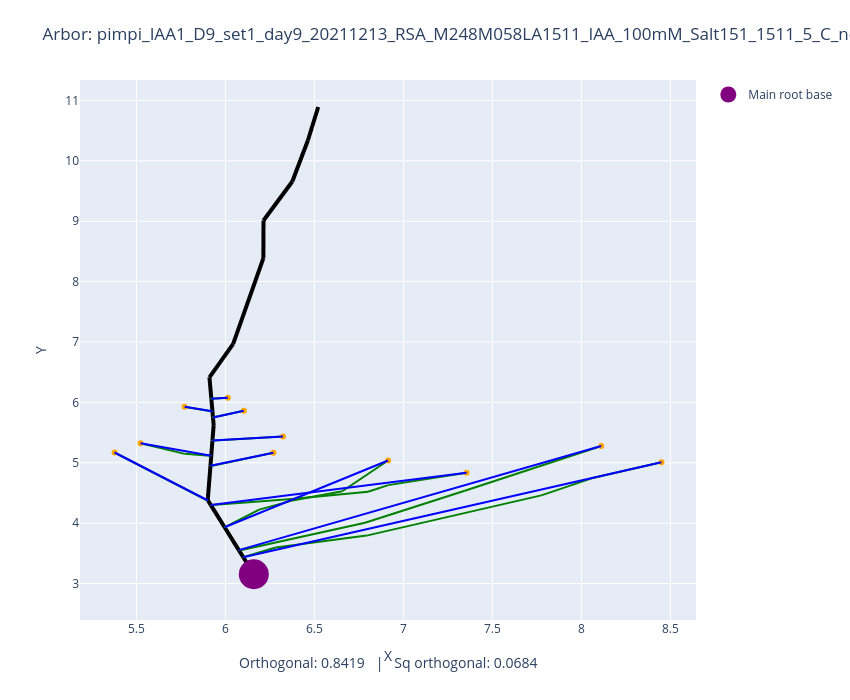

Notebook cell for this chart:
### Code cell
plot_arbors(fname, 0, 1)

### Figure 1 — Plotly figure (JSON) as saved in the notebook; plotly's stock layout.template omitted (floating-point values rounded to 4 significant figures)
{"data": [{"line": {"color": "black", "width": 4}, "mode": "lines", "showlegend": false, "type": "scatter", "x": [6.159, 6.1], "y": [3.154, 3.435]}, {"line": {"color": "black", "width": 4}, "mode": "lines", "showlegend": false, "type": "scatter", "x": [6.1, 6.075], "y": [3.435, 3.553]}, {"line": {"color": "black", "width": 4}, "mode": "lines", "showlegend": false, "type": "scatter", "x": [6.075, 5.995], "y": [3.553, 3.932]}, {"line": {"color": "black", "width": 4}, "mode": "lines", "showlegend": false, "type": "scatter", "x": [5.995, 5.918], "y": [3.932, 4.299]}, {"line": {"color": "black", "width": 4}, "mode": "lines", "showlegend": false, "type": "scatter", "x": [5.918, 5.902], "y": [4.299, 4.375]}, {"line": {"color": "black", "width": 4}, "mode": "lines", "showlegend": false, "type": "scatter", "x": [5.902, 5.901], "y": [4.375, 4.381]}, {"line": {"color": "black", "width": 4}, "mode": "lines", "showlegend": false, "type": "scatter", "x": [5.901, 5.916], "y": [4.381, 4.95]}, {"line": {"color": "black", "width": 4}, "mode": "lines", "showlegend": false, "type": "scatter", "x": [5.916, 5.92], "y": [4.95, 5.116]}, {"line": {"color": "black", "width": 4}, "mode": "lines", "showlegend": false, "type": "scatter", "x": [5.92, 5.927], "y": [5.116, 5.367]}, {"line": {"color": "black", "width": 4}, "mode": "lines", "showlegend": false, "type": "scatter", "x": [5.927, 5.934], "y": [5.367, 5.624]}, {"line": {"color": "black", "width": 4}, "mode": "lines", "showlegend": false, "type": "scatter", "x": [5.934, 5.93], "y": [5.624, 5.75]}, {"line": {"color": "black", "width": 4}, "mode": "lines", "showlegend": false, "type": "scatter", "x": [5.93, 5.927], "y": [5.75, 5.855]}, {"line": {"color": "black", "width": 4}, "mode": "lines", "showlegend": false, "type": "scatter", "x": [5.927, 5.921], "y": [5.855, 6.061]}, {"line": {"color": "black", "width": 4}, "mode": "lines", "showlegend": false, "type": "scatter", "x": [5.921, 5.91], "y": [6.061, 6.414]}, {"line": {"color": "black", "width": 4}, "mode": "lines", "showlegend": false, "type": "scatter", "x": [5.91, 6.044], "y": [6.414, 6.967]}, {"line": {"color": "black", "width": 4}, "mode": "lines", "showlegend": false, "type": "scatter", "x": [6.044, 6.213], "y": [6.967, 8.388]}, {"line": {"color": "black", "width": 4}, "mode": "lines", "showlegend": false, "type": "scatter", "x": [6.213, 6.214], "y": [8.388, 9.011]}, {"line": {"color": "black", "width": 4}, "mode": "lines", "showlegend": false, "type": "scatter", "x": [6.214, 6.376], "y": [9.011, 9.657]}, {"line": {"color": "black", "width": 4}, "mode": "lines", "showlegend": false, "type": "scatter", "x": [6.376, 6.463], "y": [9.657, 10.34]}, {"line": {"color": "black", "width": 4}, "mode": "lines", "showlegend": false, "type": "scatter", "x": [6.463, 6.521], "y": [10.34, 10.89]}, {"line": {"color": "green", "width": 2}, "mode": "lines", "showlegend": false, "type": "scatter", "x": [8.45, 8.057], "y": [5.01, 4.742]}, {"line": {"color": "green", "width": 2}, "mode": "lines", "showlegend": false, "type": "scatter", "x": [8.057, 7.775], "y": [4.742, 4.46]}, {"line": {"color": "green", "width": 2}, "mode": "lines", "showlegend": false, "type": "scatter", "x": [7.775, 6.793], "y": [4.46, 3.794]}, {"line": {"color": "green", "width": 2}, "mode": "lines", "showlegend": false, "type": "scatter", "x": [6.793, 6.283], "y": [3.794, 3.596]}, {"line": {"color": "green", "width": 2}, "mode": "lines", "showlegend": false, "type": "scatter", "x": [6.283, 6.1], "y": [3.596, 3.435]}, {"line": {"color": "green", "width": 2}, "mode": "lines", "showlegend": false, "type": "scatter", "x": [6.1, 6.1], "y": [3.435, 3.435]}, {"line": {"color": "green", "width": 2}, "mode": "lines", "showlegend": false, "type": "scatter", "x": [8.112, 7.345], "y": [5.278, 4.535]}, {"line": {"color": "green", "width": 2}, "mode": "lines", "showlegend": false, "type": "scatter", "x": [7.345, 6.785], "y": [4.535, 4.006]}, {"line": {"color": "green", "width": 2}, "mode": "lines", "showlegend": false, "type": "scatter", "x": [6.785, 6.091], "y": [4.006, 3.557]}, {"line": {"color": "green", "width": 2}, "mode": "lines", "showlegend": false, "type": "scatter", "x": [6.091, 6.075], "y": [3.557, 3.553]}, {"line": {"color": "green", "width": 2}, "mode": "lines", "showlegend": false, "type": "scatter", "x": [6.914, 6.657], "y": [5.038, 4.529]}, {"line": {"color": "green", "width": 2}, "mode": "lines", "showlegend": false, "type": "scatter", "x": [6.657, 6.378], "y": [4.529, 4.377]}, {"line": {"color": "green", "width": 2}, "mode": "lines", "showlegend": false, "type": "scatter", "x": [6.378, 6.19], "y": [4.377, 4.224]}, {"line": {"color": "green", "width": 2}, "mode": "lines", "showlegend": false, "type": "scatter", "x": [6.19, 5.994], "y": [4.224, 3.932]}, {"line": {"color": "green", "width": 2}, "mode": "lines", "showlegend": false, "type": "scatter", "x": [5.994, 5.995], "y": [3.932, 3.932]}, {"line": {"color": "green", "width": 2}, "mode": "lines", "showlegend": false, "type": "scatter", "x": [7.355, 6.915], "y": [4.833, 4.63]}, {"line": {"color": "green", "width": 2}, "mode": "lines", "showlegend": false, "type": "scatter", "x": [6.915, 6.801], "y": [4.63, 4.52]}, {"line": {"color": "green", "width": 2}, "mode": "lines", "showlegend": false, "type": "scatter", "x": [6.801, 6.373], "y": [4.52, 4.398]}, {"line": {"color": "green", "width": 2}, "mode": "lines", "showlegend": false, "type": "scatter", "x": [6.373, 5.925], "y": [4.398, 4.3]}, {"line": {"color": "green", "width": 2}, "mode": "lines", "showlegend": false, "type": "scatter", "x": [5.925, 5.918], "y": [4.3, 4.299]}, {"line": {"color": "green", "width": 2}, "mode": "lines", "showlegend": false, "type": "scatter", "x": [6.269, 5.927], "y": [5.167, 4.949]}, {"line": {"color": "green", "width": 2}, "mode": "lines", "showlegend": false, "type": "scatter", "x": [5.927, 5.916], "y": [4.949, 4.95]}, {"line": {"color": "green", "width": 2}, "mode": "lines", "showlegend": false, "type": "scatter", "x": [6.323, 5.937], "y": [5.433, 5.367]}, {"line": {"color": "green", "width": 2}, "mode": "lines", "showlegend": false, "type": "scatter", "x": [5.937, 5.927], "y": [5.367, 5.367]}, {"line": {"color": "green", "width": 2}, "mode": "lines", "showlegend": false, "type": "scatter", "x": [6.103, 5.928], "y": [5.861, 5.75]}, {"line": {"color": "green", "width": 2}, "mode": "lines", "showlegend": false, "type": "scatter", "x": [5.928, 5.93], "y": [5.75, 5.75]}, {"line": {"color": "green", "width": 2}, "mode": "lines", "showlegend": false, "type": "scatter", "x": [6.014, 5.917], "y": [6.074, 6.061]}, {"line": {"color": "green", "width": 2}, "mode": "lines", "showlegend": false, "type": "scatter", "x": [5.917, 5.921], "y": [6.061, 6.061]}, {"line": {"color": "green", "width": 2}, "mode": "lines", "showlegend": false, "type": "scatter", "x": [5.77, 5.918], "y": [5.927, 5.854]}, {"line": {"color": "green", "width": 2}, "mode": "lines", "showlegend": false, "type": "scatter", "x": [5.918, 5.927], "y": [5.854, 5.855]}, {"line": {"color": "green", "width": 2}, "mode": "lines", "showlegend": false, "type": "scatter", "x": [5.523, 5.771], "y": [5.323, 5.147]}, {"line": {"color": "green", "width": 2}, "mode": "lines", "showlegend": false, "type": "scatter", "x": [5.771, 5.913], "y": [5.147, 5.116]}, {"line": {"color": "green", "width": 2}, "mode": "lines", "showlegend": false, "type": "scatter", "x": [5.913, 5.92], "y": [5.116, 5.116]}, {"line": {"color": "green", "width": 2}, "mode": "lines", "showlegend": false, "type": "scatter", "x": [5.377, 5.899], "y": [5.17, 4.375]}, {"line": {"color": "green", "width": 2}, "mode": "lines", "showlegend": false, "type": "scatter", "x": [5.899, 5.902], "y": [4.375, 4.375]}, {"marker": {"color": "orange"}, "mode": "markers", "showlegend": false, "type": "scatter", "x": [8.45], "y": [5.01]}, {"marker": {"color": "orange"}, "mode": "markers", "showlegend": false, "type": "scatter", "x": [8.112], "y": [5.278]}, {"marker": {"color": "orange"}, "mode": "markers", "showlegend": false, "type": "scatter", "x": [6.914], "y": [5.038]}, {"marker": {"color": "orange"}, "mode": "markers", "showlegend": false, "type": "scatter", "x": [7.355], "y": [4.833]}, {"marker": {"color": "orange"}, "mode": "markers", "showlegend": false, "type": "scatter", "x": [6.269], "y": [5.167]}, {"marker": {"color": "orange"}, "mode": "markers", "showlegend": false, "type": "scatter", "x": [6.323], "y": [5.433]}, {"marker": {"color": "orange"}, "mode": "markers", "showlegend": false, "type": "scatter", "x": [6.103], "y": [5.861]}, {"marker": {"color": "orange"}, "mode": "markers", "showlegend": false, "type": "scatter", "x": [6.014], "y": [6.074]}, {"marker": {"color": "orange"}, "mode": "markers", "showlegend": false, "type": "scatter", "x": [5.77], "y": [5.927]}, {"marker": {"color": "orange"}, "mode": "markers", "showlegend": false, "type": "scatter", "x": [5.523], "y": [5.323]}, {"marker": {"color": "orange"}, "mode": "markers", "showlegend": false, "type": "scatter", "x": [5.377], "y": [5.17]}, {"marker": {"color": "purple", "size": 30}, "mode": "markers", "name": "Main root base", "type": "scatter", "x": [6.159], "y": [3.154]}, {"line": {"color": "blue"}, "mode": "lines", "showlegend": false, "type": "scatter", "x": [8.45, 6.1], "y": [5.01, 3.435]}, {"line": {"color": "blue"}, "mode": "lines", "showlegend": false, "type": "scatter", "x": [8.112, 6.075], "y": [5.278, 3.553]}, {"line": {"color": "blue"}, "mode": "lines", "showlegend": false, "type": "scatter", "x": [6.914, 5.995], "y": [5.038, 3.932]}, {"line": {"color": "blue"}, "mode": "lines", "showlegend": false, "type": "scatter", "x": [7.355, 5.918], "y": [4.833, 4.299]}, {"line": {"color": "blue"}, "mode": "lines", "showlegend": false, "type": "scatter", "x": [6.269, 5.916], "y": [5.167, 4.95]}, {"line": {"color": "blue"}, "mode": "lines", "showlegend": false, "type": "scatter", "x": [6.323, 5.927], "y": [5.433, 5.367]}, {"line": {"color": "blue"}, "mode": "lines", "showlegend": false, "type": "scatter", "x": [6.103, 5.93], "y": [5.861, 5.75]}, {"line": {"color": "blue"}, "mode": "lines", "showlegend": false, "type": "scatter", "x": [6.014, 5.921], "y": [6.074, 6.061]}, {"line": {"color": "blue"}, "mode": "lines", "showlegend": false, "type": "scatter", "x": [5.77, 5.927], "y": [5.927, 5.855]}, {"line": {"color": "blue"}, "mode": "lines", "showlegend": false, "type": "scatter", "x": [5.523, 5.92], "y": [5.323, 5.116]}, {"line": {"color": "blue"}, "mode": "lines", "showlegend": false, "type": "scatter", "x": [5.377, 5.902], "y": [5.17, 4.375]}], "layout": {"annotations": [{"font": {"size": 14}, "showarrow": false, "text": "Orthogonal: 0.8419   |   Sq orthogonal: 0.0684", "x": 0.5, "xref": "paper", "y": -0.1, "yref": "paper"}], "height": 700, "margin": {"b": 80, "t": 80}, "title": {"text": "Arbor: pimpi_IAA1_D9_set1_day9_20211213_RSA_M248M058LA1511_IAA_100mM_Salt151_1511_5_C_noiaa.csv   |   G=0, alpha=1"}, "width": 850, "xaxis": {"autorange": true, "range": [5.183, 8.644], "title": {"text": "X"}, "type": "linear"}, "yaxis": {"autorange": true, "range": [2.397, 11.34], "title": {"text": "Y"}, "type": "linear"}}}
